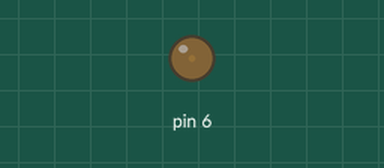
This sketch was run on a simulated Arduino Uno, built with avr-gcc and run on an emulated ATmega328P. Shown: output pins drawn as LEDs (lit = HIGH).

Above: at 0.05 s.
At 1.15 s:
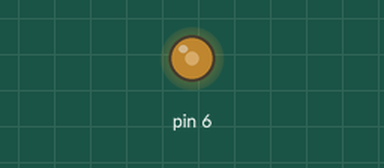
At 2.3 s:
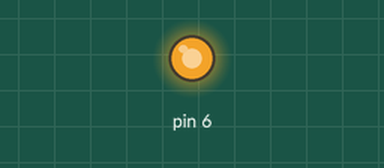
At 4.55 s:
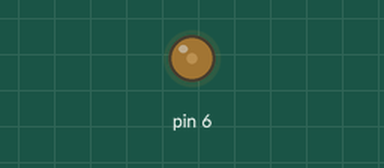
Timing chart, 0 to 6.6 s (numbered marks = the images above):
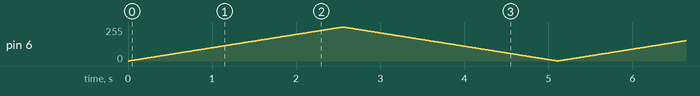

The sketch:

basic_LED_2.ino
```cpp
void setup(){
    pinMode(6,OUTPUT);
}
void loop(){
    for(unsigned char i = 0;i<255;i++){
       analogWrite(6,i);
       delay(10);
    }
    for(unsigned char i = 255;i>0;i--){
       analogWrite(6,i);
       delay(10);
    }
}
```
